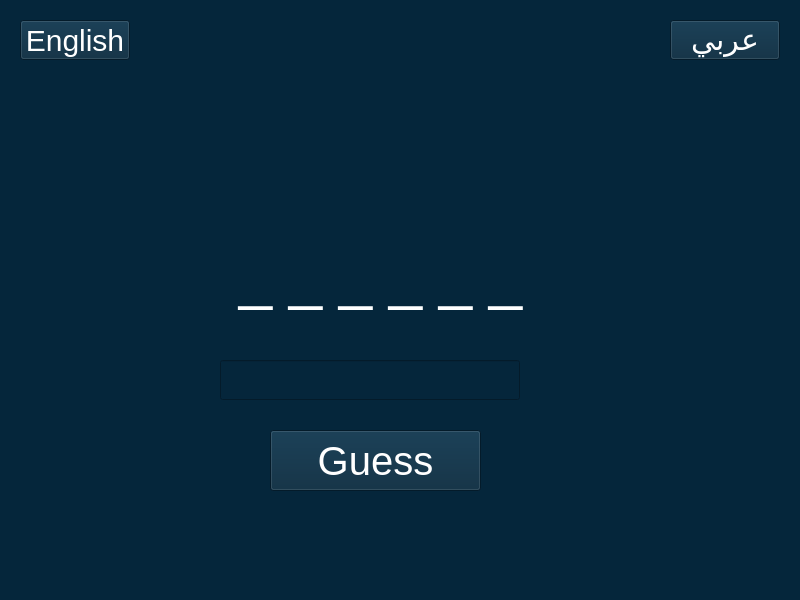
<?xml version="1.0" encoding="UTF-8"?>
<ui version="4.0">
 <class>MainWindow</class>
 <widget class="QMainWindow" name="MainWindow">
  <property name="geometry">
   <rect>
    <x>0</x>
    <y>0</y>
    <width>800</width>
    <height>600</height>
   </rect>
  </property>
  <property name="windowTitle">
   <string>MainWindow</string>
  </property>
  <property name="styleSheet">
   <string notr="true">background-color:#05263B;
opacity: 0.8;</string>
  </property>
  <widget class="QWidget" name="centralwidget">
   <widget class="QPushButton" name="GuessButton">
    <property name="geometry">
     <rect>
      <x>270</x>
      <y>430</y>
      <width>211</width>
      <height>61</height>
     </rect>
    </property>
    <property name="styleSheet">
     <string notr="true">QPushButton:hover{
	background-color: #163B50;
}

QPushButton{
	color: white;
	font-size: 40px;
	font-family: &quot;Times New Roman&quot;;
}</string>
    </property>
    <property name="text">
     <string>Guess</string>
    </property>
    <property name="shortcut">
     <string>Return</string>
    </property>
   </widget>
   <widget class="QLabel" name="WordLabel">
    <property name="geometry">
     <rect>
      <x>210</x>
      <y>240</y>
      <width>341</width>
      <height>71</height>
     </rect>
    </property>
    <property name="styleSheet">
     <string notr="true">
	color: white;
	font-size: 60px;
	font-family: &quot;Times New Roman&quot;;
</string>
    </property>
    <property name="text">
     <string>_ _ _ _ _ _</string>
    </property>
    <property name="alignment">
     <set>Qt::AlignBottom|Qt::AlignHCenter</set>
    </property>
    <property name="wordWrap">
     <bool>false</bool>
    </property>
    <property name="openExternalLinks">
     <bool>false</bool>
    </property>
   </widget>
   <widget class="QPushButton" name="ArabicButton">
    <property name="geometry">
     <rect>
      <x>670</x>
      <y>20</y>
      <width>110</width>
      <height>40</height>
     </rect>
    </property>
    <property name="styleSheet">
     <string notr="true">QPushButton:hover{
	background-color: #163B50;
}

QPushButton{
	color: white;
	font-size: 30px;
	font-family: &quot;Times New Roman&quot;;
}</string>
    </property>
    <property name="text">
     <string>عربي</string>
    </property>
   </widget>
   <widget class="QPushButton" name="EnglishButton">
    <property name="geometry">
     <rect>
      <x>20</x>
      <y>20</y>
      <width>110</width>
      <height>40</height>
     </rect>
    </property>
    <property name="styleSheet">
     <string notr="true">QPushButton:hover{
	background-color: #163B50;
}

QPushButton{
	color: white;
	font-size: 30px;
	font-family: &quot;Times New Roman&quot;;
}</string>
    </property>
    <property name="text">
     <string>English</string>
    </property>
   </widget>
   <widget class="QLineEdit" name="GueesInput">
    <property name="geometry">
     <rect>
      <x>220</x>
      <y>360</y>
      <width>300</width>
      <height>40</height>
     </rect>
    </property>
    <property name="styleSheet">
     <string notr="true">
color: white;
font-size: 30px;
font-family: &quot;Times New Roman&quot;;
</string>
    </property>
    <property name="alignment">
     <set>Qt::AlignCenter</set>
    </property>
   </widget>
   <widget class="QFrame" name="frame">
    <property name="geometry">
     <rect>
      <x>300</x>
      <y>20</y>
      <width>180</width>
      <height>180</height>
     </rect>
    </property>
    <property name="frameShape">
     <enum>QFrame::StyledPanel</enum>
    </property>
    <property name="frameShadow">
     <enum>QFrame::Raised</enum>
    </property>
    <widget class="QLabel" name="ImageLabel">
     <property name="geometry">
      <rect>
       <x>0</x>
       <y>0</y>
       <width>180</width>
       <height>180</height>
      </rect>
     </property>
     <property name="text">
      <string/>
     </property>
     <property name="pixmap">
      <pixmap>hang10.png</pixmap>
     </property>
     <property name="scaledContents">
      <bool>true</bool>
     </property>
     <property name="alignment">
      <set>Qt::AlignCenter</set>
     </property>
     <property name="wordWrap">
      <bool>false</bool>
     </property>
     <property name="margin">
      <number>0</number>
     </property>
     <property name="indent">
      <number>-1</number>
     </property>
    </widget>
   </widget>
  </widget>
  <widget class="QStatusBar" name="statusbar"/>
  <widget class="QMenuBar" name="menubar">
   <property name="geometry">
    <rect>
     <x>0</x>
     <y>0</y>
     <width>800</width>
     <height>21</height>
    </rect>
   </property>
  </widget>
 </widget>
 <resources>
  <include location="HangManPicss.qrc"/>
 </resources>
 <connections/>
</ui>
